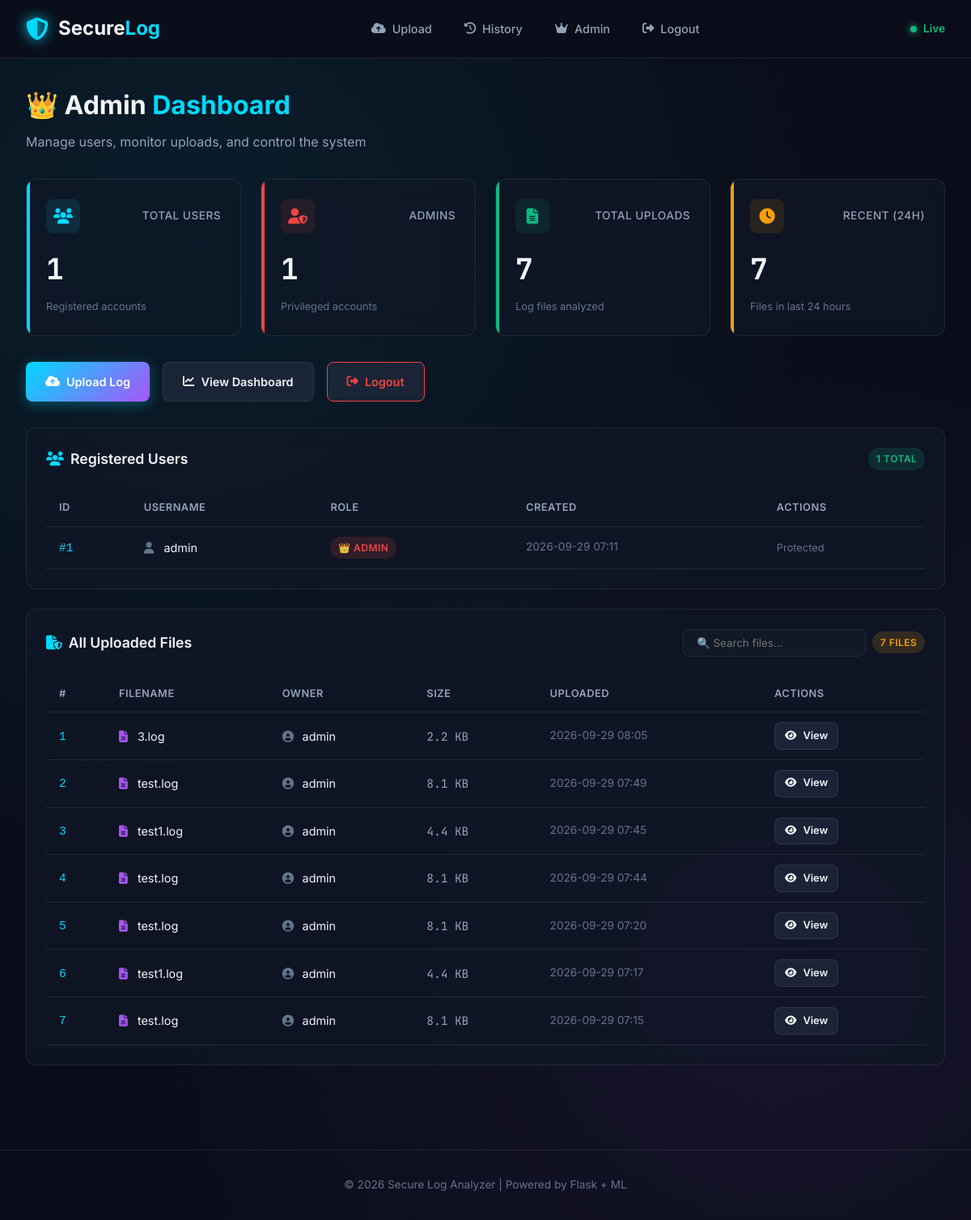
The page /admin (signed in) on the database its author committed.
### models.py (models this page shows, shortened)
class User(UserMixin, db.Model):
    __tablename__ = 'user'
    id = db.Column(db.Integer, primary_key=True)
    username = db.Column(db.String(80), unique=True, nullable=False, index=True)
    password_hash = db.Column(db.String(255), nullable=False)
    role = db.Column(db.String(20), default='user', nullable=False, index=True)
    created_at = db.Column(db.DateTime, default=lambda: datetime.now(timezone.utc), nullable=False)
    analyses = db.relationship(
        'AnalysisResult',
        backref='owner',
        lazy=True,
        cascade='all, delete-orphan'
    )

class AnalysisResult(db.Model):
    __tablename__ = 'analysis_result'
    id = db.Column(db.Integer, primary_key=True)
    filename = db.Column(db.String(255), nullable=False)
    uploaded_at = db.Column(
        db.DateTime,
        default=lambda: datetime.now(timezone.utc),
        nullable=False,
        index=True
    )
    error_counts = db.Column(db.JSON, nullable=False, default=dict)
    hour_counts = db.Column(db.JSON, nullable=False, default=dict)
    url_counts = db.Column(db.JSON, nullable=True, default=dict)       # Phase 5
    country_counts = db.Column(db.JSON, nullable=True, default=dict)   # Phase 6
    file_size = db.Column(db.Integer, nullable=True)          # bytes
    total_lines = db.Column(db.Integer, nullable=True)
    processing_time = db.Column(db.Float, nullable=True)      # seconds
    user_id = db.Column(
        db.Integer,
        db.ForeignKey('user.id', ondelete='CASCADE'),
        nullable=False,
        index=True
    )
    def total_errors(self):
        if not self.error_counts:
            return 0
        return sum(self.error_counts.values())
    def total_requests(self):
        if not self.hour_counts:
            return 0
        return sum(self.hour_counts.values())

### app.py (the view)
@app.route('/admin')
@login_required
def admin_dashboard():
    if current_user.role != 'admin':
        abort(403)
    all_results = AnalysisResult.query.order_by(
        AnalysisResult.uploaded_at.desc()
    ).all()
    users = User.query.order_by(User.id).all()
    stats = {
        'total_users': len(users),
        'total_analyses': len(all_results),
        'total_errors': sum(r.total_errors() for r in all_results),
        'total_requests': sum(r.total_requests() for r in all_results),
    }
    return render_template(
        'admin_dashboard.html',
        results=all_results,
        users=users,
        stats=stats
    )

### app.py (called while the page is built)
@login_manager.user_loader
def load_user(user_id):
    return User.query.get(int(user_id))

### templates/admin_dashboard.html (shortened to what this page needs)
{% extends "base.html" %}
{% block content %}
<div class="page-header fade-in">
    <h1>👑 Admin <span class="accent">Dashboard</span></h1>
    <p>Manage users, monitor uploads, and control the system</p>
</div>
<div class="stats-grid fade-in">
    <div class="stat-card">
        <div class="stat-header">
            <div class="stat-icon"><i class="fa-solid fa-users"></i></div>
            <span class="stat-label">Total Users</span>
        </div>
        <div class="stat-value">{{ users|length }}</div>
        <div class="stat-change">Registered accounts</div>
    </div>
    <div class="stat-card critical">
        <div class="stat-header">
            <div class="stat-icon"><i class="fa-solid fa-user-shield"></i></div>
            <span class="stat-label">Admins</span>
        </div>
        <div class="stat-value">{{ users|selectattr('role', 'equalto', 'admin')|list|length }}</div>
        <div class="stat-change">Privileged accounts</div>
    </div>
    <div class="stat-card success">
        <div class="stat-header">
            <div class="stat-icon"><i class="fa-solid fa-file-lines"></i></div>
            <span class="stat-label">Total Uploads</span>
        </div>
        <div class="stat-value">{{ results|length }}</div>
        <div class="stat-change">Log files analyzed</div>
    </div>
    <div class="stat-card high">
        <div class="stat-header">
            <div class="stat-icon"><i class="fa-solid fa-clock"></i></div>
            <span class="stat-label">Recent (24h)</span>
        </div>
        <div class="stat-value" id="recent-count">0</div>
        <div class="stat-change">Files in last 24 hours</div>
    </div>
</div>
<div class="fade-in" style="display:flex;gap:1rem;margin-bottom:2rem;flex-wrap:wrap;">
    <a href="{{ url_for('upload') }}" class="btn btn-primary">
        <i class="fa-solid fa-cloud-arrow-up"></i> Upload Log
    </a>
    <a href="{{ url_for('dashboard') }}" class="btn btn-secondary">
        <i class="fa-solid fa-chart-line"></i> View Dashboard
    </a>
    <a href="{{ url_for('logout') }}" class="btn btn-secondary" style="color:var(--accent-red);border-color:var(--accent-red);">
        <i class="fa-solid fa-right-from-bracket"></i> Logout
    </a>
</div>
<div class="table-card fade-in">
    <div class="chart-header">
        <div class="chart-title">
            <i class="fa-solid fa-users"></i>
            <span>Registered Users</span>
        </div>
        <span class="badge success">{{ users|length }} total</span>
    </div>
    <table class="data-table">
        <thead>
            <tr>
                <th>ID</th>
                <th>Username</th>
                <th>Role</th>
                <th>Created</th>
                <th>Actions</th>
            </tr>
        </thead>
        <tbody>
            {% for u in users %}
            <tr>
                <td><code style="color:var(--accent-cyan)">#{{ u.id }}</code></td>
                <td>
                    <i class="fa-solid fa-user" style="color:var(--text-muted);margin-right:0.5rem;"></i>
                    {{ u.username }}
                </td>
                <td>
                    {% if u.role == 'admin' %}
                        <span class="badge critical">👑 Admin</span>
                    {% else %}
                        <span class="badge success">👤 User</span>
                    {% endif %}
                </td>
                <td style="color:var(--text-muted);font-size:0.85rem;">
                    {{ u.created_at.strftime('%Y-%m-%d %H:%M') if u.created_at else 'N/A' }}
                </td>
                <td>
                    {% if u.username != 'admin' %}
                    <button onclick="deleteUser({{ u.id }}, '{{ u.username }}')"
                            class="btn btn-secondary"
                            style="padding:0.35rem 0.75rem;font-size:0.8rem;color:var(--accent-red);">
                        <i class="fa-solid fa-trash"></i> Delete
                    </button>
                    {% else %}
                    <span style="color:var(--text-muted);font-size:0.8rem;">Protected</span>
                    {% endif %}
                </td>
            </tr>
            {% endfor %}
        </tbody>
    </table>
</div>
<div class="table-card fade-in">
    <div class="chart-header">
        <div class="chart-title">
            <i class="fa-solid fa-file-shield"></i>
            <span>All Uploaded Files</span>
        </div>
        <div style="display:flex;gap:0.5rem;align-items:center;">
            <input type="text" id="searchFiles" placeholder="🔍 Search files..."
                   style="padding:0.5rem 1rem;background:var(--bg-secondary);border:1px solid var(--border-color);border-radius:8px;color:var(--text-primary);font-family:inherit;">
            <span class="badge high">{{ results|length }} files</span>
        </div>
    </div>
    <table class="data-table" id="filesTable">
        <thead>
            <tr>
                <th>#</th>
                <th>Filename</th>
                <th>Owner</th>
                <th>Size</th>
                <th>Uploaded</th>
                <th>Actions</th>
            </tr>
        </thead>
        <tbody>
            {% for res in results %}
            <tr>
                <td><code style="color:var(--accent-cyan)">{{ loop.index }}</code></td>
                <td>
                    <i class="fa-solid fa-file-lines" style="color:var(--accent-purple);margin-right:0.5rem;"></i>
                    {{ res.filename }}
                </td>
                <td>
                    <i class="fa-solid fa-user-circle" style="color:var(--text-muted);margin-right:0.4rem;"></i>
                    {{ res.owner.username if res.owner else 'Unknown' }}
                </td>
                <td style="font-family:'JetBrains Mono',monospace;color:var(--text-secondary);">
                    {{ '%.1f KB'|format(res.file_size / 1024) if res.file_size else 'N/A' }}
                </td>
                <td style="color:var(--text-muted);font-size:0.85rem;">
                    {{ res.uploaded_at.strftime('%Y-%m-%d %H:%M') if res.uploaded_at else 'N/A' }}
                </td>
                <td>
                    <a href="{{ url_for('view_result', result_id=res.id) }}"
                       class="btn btn-secondary"
                       style="padding:0.35rem 0.75rem;font-size:0.8rem;">
                        <i class="fa-solid fa-eye"></i> View
                    </a>
                </td>
            </tr>
            {% else %}
            <tr>
                <td colspan="6" style="text-align:center;color:var(--text-muted);padding:2rem;">
                    📭 No files uploaded yet.
                </td>
            </tr>
            {% endfor %}
        </tbody>
    </table>
</div>
{% endblock %}

### templates/base.html (shortened to what this page needs)
<!DOCTYPE html>
<html lang="en">
<head>
    <link rel="stylesheet" href="https://cdnjs.cloudflare.com/ajax/libs/font-awesome/6.4.0/css/all.min.css">
    <link rel="stylesheet" href="{{ url_for('static', filename='css/style.css') }}">
</head>
<body>
    <nav class="navbar">
        <div class="nav-brand">
            <i class="fa-solid fa-shield-halved"></i>
            <span>Secure<span class="accent">Log</span></span>
        </div>
        <div class="nav-links">
            <a href="{{ url_for('upload') }}" class="nav-link">
                <i class="fa-solid fa-cloud-arrow-up"></i> Upload
            </a>
            <a href="{{ url_for('history') }}" class="nav-link">
                <i class="fa-solid fa-clock-rotate-left"></i> History
            </a>
            {% if current_user.is_authenticated and current_user.role == 'admin' %}
            <a href="{{ url_for('admin_dashboard') }}" class="nav-link">
                <i class="fa-solid fa-crown"></i> Admin
            </a>
            {% elif current_user.is_authenticated %}
            <a href="{{ url_for('user_dashboard') }}" class="nav-link">
                <i class="fa-solid fa-folder"></i> My Files
            </a>
            {% endif %}
            <a href="{{ url_for('logout') }}" class="nav-link danger">
                <i class="fa-solid fa-right-from-bracket"></i> Logout
            </a>
        </div>
        <div class="nav-status">
            <span class="status-dot"></span>
            <span>Live</span>
        </div>
    </nav>
    <main class="container">
        {% block content %}{% endblock %}
    </main>
    <footer class="footer">
        <p>© 2026 Secure Log Analyzer | Powered by Flask + ML</p>
    </footer>
</body>
</html>

### rows shown on the page
User: id "1", username "admin", role "👑 ADMIN", created_at "2026-09-29 07:11", shows "Protected"
AnalysisResult: filename "3.log", owner "admin", file_size "2.2 KB", uploaded_at "2026-09-29 08:05"
AnalysisResult: filename "test.log", owner "admin", file_size "8.1 KB", uploaded_at "2026-09-29 07:49"
AnalysisResult: filename "test1.log", owner "admin", file_size "4.4 KB", uploaded_at "2026-09-29 07:45"
AnalysisResult: filename "test.log", owner "admin", file_size "8.1 KB", uploaded_at "2026-09-29 07:44"
AnalysisResult: filename "test.log", owner "admin", file_size "8.1 KB", uploaded_at "2026-09-29 07:20"
AnalysisResult: filename "test1.log", owner "admin", file_size "4.4 KB", uploaded_at "2026-09-29 07:17"
AnalysisResult: filename "test.log", owner "admin", file_size "8.1 KB", uploaded_at "2026-09-29 07:15"

### other values the page prints
{{ users|length }} "1"
{{ users|selectattr('role', 'equalto', 'admin')|list|length }} "1"
{{ results|length }} "7"
